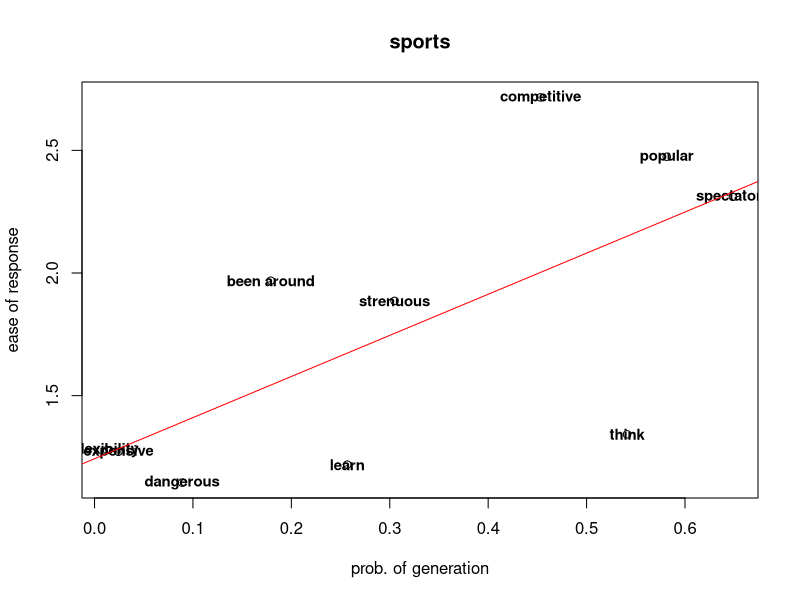

The R source for this figure:
genCorr = abs(c(0.5411744845692085, 0.5814709969892956, 0.6487580074053295, 0.45308748027122253, 0.30486850156710427, 0.0889992003601851, -0.024276796370763777, 0.17906979519434446, 0.012709898648517461, 0.2568288124641362))
combined = c(1.3422595319016208, 2.4740060823847245, 2.3106646812348566, 2.715881148693045, 1.886396087543236, 1.1455198115314706, 1.2712206236136547, 1.968625039902069, 1.2778090594208569, 1.2186310236281495)
labelNames = c('think', 'popular', 'spectators', 'competitive', 'strenuous', 'dangerous', 'expensive', 'been around', 'flexibility', 'learn')
plot(genCorr, combined, main = "sports",
     xlab = "prob. of generation", ylab = "ease of response")
text(genCorr, combined, labels=labelNames, cex=0.9, font=2)
abline(lm(combined~genCorr), col="red") # regression line (y~x)


